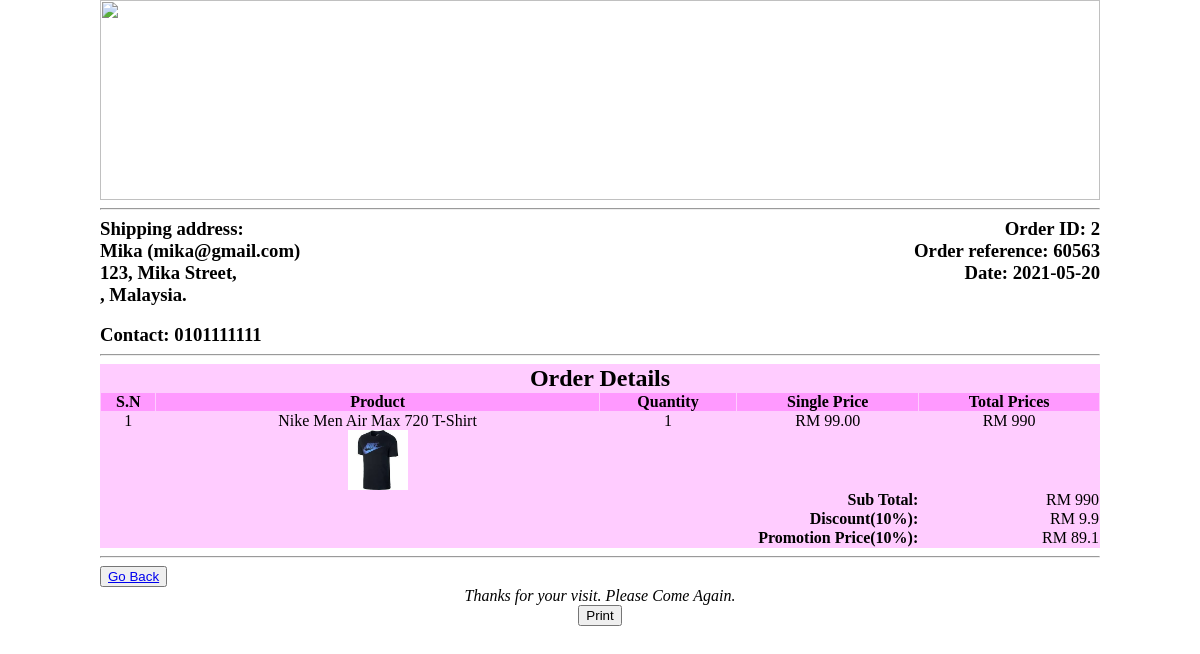
Page /customer/view_orders.php?order_id=2 (signed in) on the committed database.
### tables this page shows
CREATE TABLE `orders` (
  `order_id` int(10) NOT NULL,
  `user_id` int(100) NOT NULL,
  `customer_name` varchar(100) NOT NULL,
  `customer_email` varchar(100) NOT NULL,
  `customer_address` varchar(255) NOT NULL,
  `customer_contact` int(100) NOT NULL,
  `date` date NOT NULL,
  `order_reference` int(100) NOT NULL,
  `total_price` decimal(9,2) NOT NULL
);

CREATE TABLE `products` (
  `sport_id` int(10) NOT NULL,
  `sport_name` varchar(100) NOT NULL,
  `description` text NOT NULL,
  `sport_category` varchar(100) NOT NULL,
  `sport_price` decimal(9,2) NOT NULL,
  `sport_image` text NOT NULL
);

CREATE TABLE `ordersdetail` (
  `orderdetail_ID` int(100) NOT NULL,
  `pro_id` int(100) NOT NULL,
  `pro_title` varchar(100) NOT NULL,
  `price` decimal(9,2) NOT NULL,
  `quantity` int(10) NOT NULL,
  `order_id` int(100) NOT NULL,
  `status` varchar(100) NOT NULL DEFAULT 'process'
);

### customer/view_orders.php (the view, shortened to what this page needs)
<!DOCTYPE>
<?php
  include("includes/db.php");
?>
<html>
  <head>
      <link rel="stylesheet" href="styles/styles.css" media="all" />
<body>
  <div class="main_wrapper">
    <div class="header_wrapper">
      <img src="images/1.jpg" style="width:1000px;height:200px">
    </div>
    <hr>
    <?php
    $t=time();
    $tt= (date("Y-m-d",$t));
    if(isset($_GET['order_id'])){
    $order_id = $_GET['order_id'];
    $get_order = "select * from orders where order_id='$order_id'";
    $run_detail = mysqli_query ($con,$get_order);
    $row_detail = mysqli_fetch_array($run_detail);
    $order_id = $row_detail['order_id'];
    $order_reference = $row_detail['order_reference'];
    $name = $row_detail ['customer_name'];
    $email = $row_detail ['customer_email'];
    $address = $row_detail ['customer_address'];
    $state = $row_detail ['customer_state'];
    $contact = $row_detail ['customer_contact'];
    echo "
    <h3 style='float:right'>Order ID:  $order_id </h3>
    <h3>Shipping address:</h3>
    <h3 style='float:right'>Order reference: $order_reference </h3>
    <h3><b>$name ($email)</b></h3>
    <h3 style='float:right'>Date: $tt </h3>
    <h3>$address, </h3>
    <h3>$state, Malaysia.</h3>
    <br>
    <h3>Contact: 0$contact</h3>";
}  ?>
    <hr>
<table width="1000" align="center" border="2" cellpadding="1" cellspacing="1" bgcolor="#ffccff">
<tr align="center">
  <td colspan="6"><h2>Order Details</h2></td>
</tr>
<div >
  <tr align="center" bgcolor="#ff99ff">
    <th>S.N</th>
    <th>Product</th>
    <th>Quantity</th>
    <th>Single Price</th>
    <th>Total Prices</th>
  </tr>
</div>
        <?php
        include("includes/db.php");
        $total=0;
        $i = 0;
        $promotion_price = 0;
        $discount_price = 0;
        $orderID = $order_id;
        $get_summary = "select * from ordersdetail where order_id='$orderID'";
        $run_summary= mysqli_query($con, $get_summary);
            while ($row_summary = mysqli_fetch_array($run_summary)){
            $pro_id = $row_summary['pro_id'];
            $pro_qty = $row_summary['quantity'];
            $get_pro = "select * from products where sport_id = '$pro_id'";
            $run_pro = mysqli_query ($con, $get_pro);
            while ($row_pro = mysqli_fetch_array($run_pro)){
              $sport_title = $row_pro ['sport_name'];
              $sport_image = $row_pro ['sport_image'];
              $single_price = $row_pro ['sport_price'];
              $sports_price = $single_price * $pro_qty;
              $total += $sports_price;
              $discount_price = $total * .10;
              $promotion_price = $total - $discount_price;
              $i++;
            ?>
            <tr align="center">
             <td><?php echo $i;?></td>
           <td><input type="hidden" name="update[]" value="<?php echo $pro_id;?>"/><?php echo $sport_title; ?><br><img src="../admin/product_images/<?php echo $sport_image;?>" width="60" height="60"/>
           </td>
           <td><?php echo $pro_qty;?></td>
           <td><?php echo "RM " . $single_price; ?></td>
           <td><?php echo "RM " . $sports_price; ?>0</td>
           </tr>
            <?php }} ?>
            <tr align="right">
           <td colspan="4"><b>Sub Total:</b></td>
           <td><?php echo "RM ". $total;?>0</td>
           </tr>
           <tr align="right">
           <td colspan="4"><b>Discount(10%):</b></td>
           <td><?php echo "RM ". $discount_price;?></td>
           </tr>
           <tr align="right">
           <td colspan="4"><b>Promotion Price(10%):</b></td>
           <td><?php echo "RM ". $promotion_price;?></td>
           </tr>
      </table>
      <hr>
<button><a href='my_account.php?my_orders' style='float:right;'> Go Back </a></button>
 <center><i>Thanks for your visit. Please Come Again.<i><center>
 <center ><button onclick="myFunction()" class="print">Print</button><center>
 <br><br>
 <br><br>
 <br><br>
 <br></br>
  </div>
</body>
  </html>

### customer/styles/styles.css (style rules this page uses)
html, body, div, span, applet, object, iframe, h1, h2, h3, h4, h5, h6, p, blockquote, pre, a, abbr, acronym, address, big, cite, code, del, dfn, em, img, ins, kbd, q, s, samp, small, strike, strong, sub, sup, tt, var, b, u, i, center, dl, dt, dd, ol, ul, li, fieldset, form, label, legend, table, caption, tbody, tfoot, thead, tr, th, td, article, aside, canvas, details, embed, figure, figcaption, footer, header, hgroup, menu, nav, output, ruby, section, summary, time, mark, audio, video { margin: 0; padding: 0; border: 0; vertical-align: baseline; }
body { background:white; }
.main_wrapper { width: 1000px; height:auto; margin: auto; }
.header_wrapper { width: auto; height:auto; margin: auto; }

### rows in the picture
orders: order_id "2", order_reference "60563", customer_name "Mika", customer_email "mika@gmail.com", customer_address "123, Mika Street", customer_contact "101111111"
ordersdetail: quantity "1"
products: sport_name "Nike Men Air Max 720 T-Shirt", sport_image (picture), sport_price "99.00", sport_price.quantity "99"

### other values in the picture
$total "99"
$discount_price "9.9"
$promotion_price "89.1"
